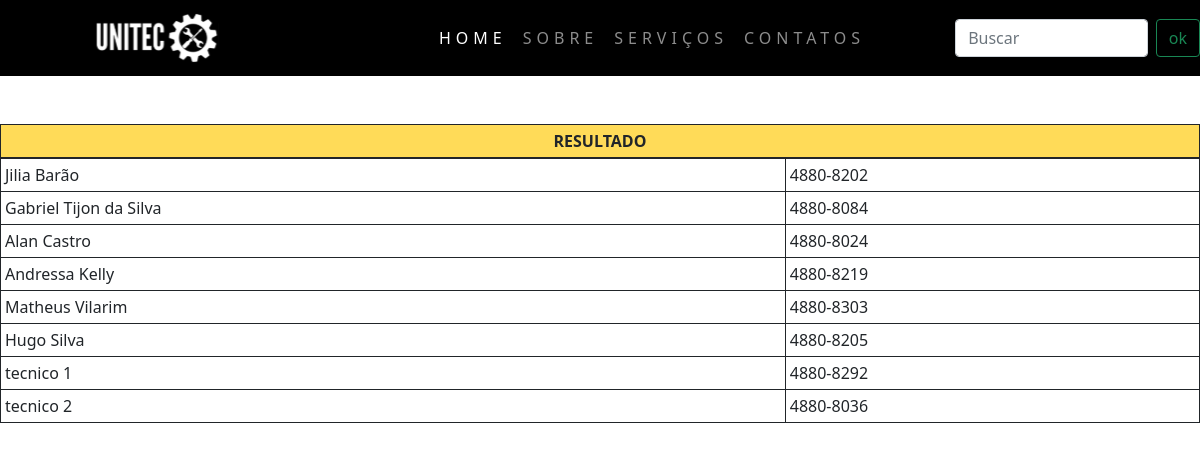
The page /buscar.php on the database its author committed.
### tables this page shows
create table basepesq (
id int not null auto_increment,
nome varchar (30) not null,
ramal char (9) not null,
primary key (id)
)default charset = utf8mb4;

### buscar.php (the view, shortened to what this page needs)
<?php
include_once "conexao.php";
?>
<!DOCTYPE html>
<html lang="pt-br">
<head>
  <link rel="stylesheet" href="./assets/styles/style.css">
    <link rel="stylesheet" href="style.css">
    <link rel="stylesheet" href="./assets/Bootstrap/css/bootstrap.css">
</head>
<body >
<nav class="navbar navbar-expand-lg navbar-dark static-top" id="nav" style="background-color: black;">
    <div class="container-fluid">
      <a class="navbar-brand" href="#">
        <img style="margin-left: 70px;" src="assets/img/logo.svg" alt="logo" width="150" height="50">
      </a>
      <div class="collapse navbar-collapse" id="navbarSupportedContent">
        <ul class="navbar-nav ms-auto">
          <li class="nav-item">
            <a class="nav-link active" aria-current="page" href="./index.php">Home</a>
          </li>
          <li class="nav-item">
            <a class="nav-link" href="./index.php">Sobre</a>
          </li>
          <li class="nav-item">
            <a class="nav-link" href="./index.php">Serviços</a>
          </li>
          <li class="nav-item">
            <a style="margin-right: 70px;" class="nav-link" href="./contatos.php">Contatos</a>
          </li>
        </ul>
      </div>
    </div>
    <form class="d-flex from-inline" action="buscar.php" method="GET" >
      <input class="form-control me-2" type="text" name="nome" placeholder="Buscar" aria-label="Search">
        <button class="btn btn-outline-success">ok</button>
      </form>
  </nav>
<?php
			$nome = filter_input(INPUT_GET, 'nome', FILTER_UNSAFE_RAW);
			$result_usuario = "SELECT * FROM basepesq WHERE nome LIKE '%$nome%'";
			$resultado_usuario = mysqli_query($conn, $result_usuario);
			?>
<div class="col-lg-12 me-5 ">
 <table class="rounded-2 border-dark table table-bordered table-hover table-sm caption-top align-middle">
        <thead>
        <tr style="background-color: #ffdb58;">
            <th colspan="2" style="text-align: center;">RESULTADO</th>
        </tr>
        </thead>
        <?php while ($row_usuario = mysqli_fetch_array($resultado_usuario)){ ?>
        <tr>
            <td><?php echo $row_usuario["nome"]; ?></td>
            <td><?php echo $row_usuario["ramal"]; ?></td>
        </tr>
        <?php } ?>
    </table>
  </div>
		</body>
</html>

### styles/style.css (style rules this page uses)
#nav { color: #ffffff; font-size: 16px; text-transform: uppercase; line-height: 40px; letter-spacing: 5px; }

### rows shown on the page
basepesq: nome "Jilia Barão", ramal "4880-8202"
basepesq: nome "Gabriel Tijon da Silva", ramal "4880-8084"
basepesq: nome "Alan Castro", ramal "4880-8024"
basepesq: nome "Andressa Kelly", ramal "4880-8219"
basepesq: nome "Matheus Vilarim", ramal "4880-8303"
basepesq: nome "Hugo Silva", ramal "4880-8205"
basepesq: nome "tecnico 1", ramal "4880-8292"
basepesq: nome "tecnico 2", ramal "4880-8036"
